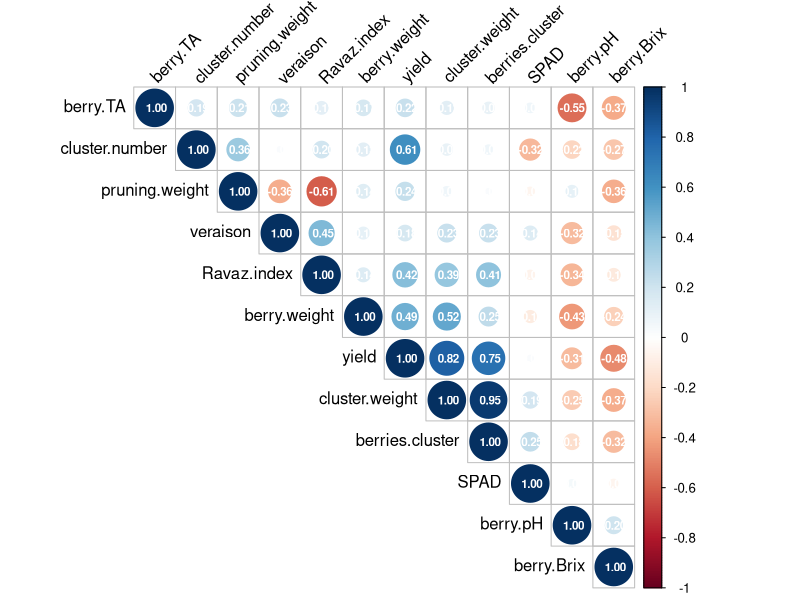
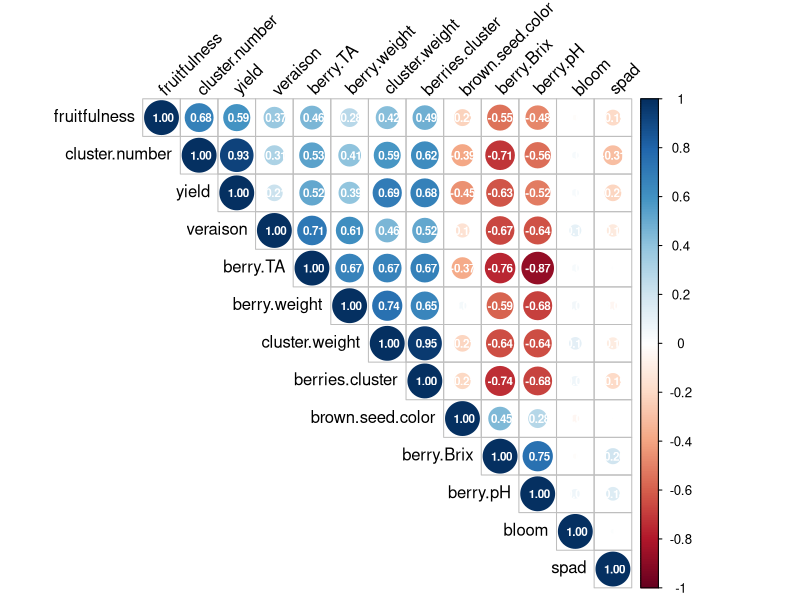
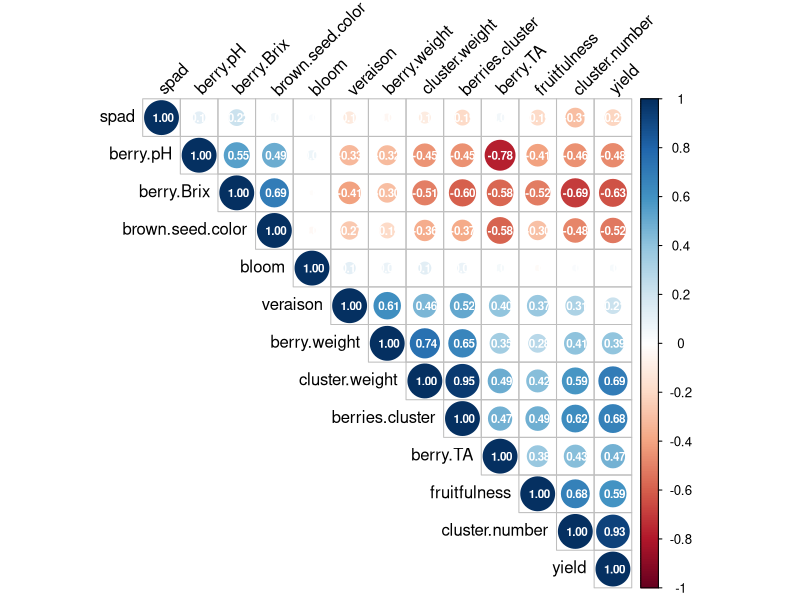

Write the R code that produced these figures, in order.
## ---- chunk 1
knitr::opts_chunk$set(echo = TRUE)
## ---- chunk 2
merlot2020 = read.csv("TanjaVoegel_Merlot_2020_data.csv")
merlot2019 = read.csv("TanjaVoegel_Merlot_2019_data.csv")
chardonnay2019 = read.csv("TanjaVoegel_Chardonnay_2019_data.csv")
chardonnay2020 = read.csv("TanjaVoegel_Chardonnay_2020_data.csv")

# removing extra columns
merlot2020 = merlot2020[-(61:65),]
merlot2020 = merlot2020[,-(19:20)]
merlot2019 = merlot2019[-(61:65),]
merlot2019 = merlot2019[,-18]

# encode row, treatment, block, and subsample as factor
chardonnay2019$row = as.factor(chardonnay2019$row)
chardonnay2019$treatment = as.factor(chardonnay2019$treatment)
chardonnay2019$block = as.factor(chardonnay2019$block)
chardonnay2019$subsample = as.factor(chardonnay2019$subsample)

chardonnay2020$row = as.factor(chardonnay2020$row)
chardonnay2020$treatment = as.factor(chardonnay2020$treatment)
chardonnay2020$block = as.factor(chardonnay2020$block)
chardonnay2020$subsample = as.factor(chardonnay2020$subsample)

merlot2019$row = as.factor(merlot2019$row)
merlot2019$treatment = as.factor(merlot2019$treatment)
merlot2019$block = as.factor(merlot2019$block)
merlot2019$subsample = as.factor(merlot2019$subsample)

merlot2020$row = as.factor(merlot2020$row)
merlot2020$treatment = as.factor(merlot2020$treatment)
merlot2020$block = as.factor(merlot2020$block)
merlot2020$subsample = as.factor(merlot2020$subsample)
## ---- chunk 3
print(chardonnay2020[0,])
## ---- chunk 4
print(merlot2019[0,])
print(merlot2020[0,])
## ---- chunk 5
c(mean(is.na(merlot2019$veraison)), mean(is.na(merlot2020$veraison)))
## ---- chunk 6
mean(is.na(merlot2020$bloom))
## ---- chunk 7
mean(is.na(merlot2020$yield))
## ---- chunk 8
mean(is.na(merlot2020$berry.Brix))
## ---- chunk 9
# load mice
library(mice)

# imputing veraison for merlot2019 using all responses (exclusing key, row and subsample)
predMatrix = matrix(rep(1,ncol(merlot2019)^2), ncol(merlot2019), ncol(merlot2019))
diag(predMatrix) = 0
predMatrix[,1] = 0
predMatrix[,4] = 0
predMatrix[,5] = 0
merlot2019mice = mice(data = merlot2019, predictorMatrix = predMatrix, seed = 1, method = "norm.predict")
## ---- chunk 10
# checking imputed values
merlot2019full_1 = complete(merlot2019mice, 1)
print(merlot2019full_1$veraison[is.na(merlot2019$veraison)])
## ---- chunk 11
# filling in zero for yield related entries
merlot2020$yield[is.na(merlot2020$yield)] = 0
merlot2020$cluster.weight[is.na(merlot2020$cluster.weight)] = 0
merlot2020$berries.cluster[is.na(merlot2020$berries.cluster)] = 0
merlot2020$berry.weight[is.na(merlot2020$berry.weight)] = 0

# imputation for merlot2020 using all responses (excluding key, row and subsample)
predMatrix = matrix(rep(1,ncol(merlot2020)^2), ncol(merlot2020), ncol(merlot2020))
diag(predMatrix) = 0
predMatrix[,1] = 0
predMatrix[,4] = 0
predMatrix[,5] = 0
merlot2020mice = mice(data = merlot2020, predictorMatrix = predMatrix, seed = 1, method = "norm.predict")

# imputation for merlot2020 not using yield related columns (also excluding key, row and subsample)
predMatrix[,c(11,14)] = 0
merlot2020miceNoYield = mice(data = merlot2020, predictorMatrix = predMatrix, seed = 1, method = "norm.predict")
## ---- chunk 12
# checking imputed values
merlot2020full_1 = complete(merlot2020mice, 1)

print("veraison")
print(merlot2020full_1$veraison[is.na(merlot2020$veraison)])

print("berry Brix")
print(merlot2020full_1$berry.Brix[is.na(merlot2020$berry.Brix)])

print("berry pH")
print(merlot2020full_1$berry.pH[is.na(merlot2020$berry.pH)])

print("berry TA")
print(merlot2020full_1$berry.TA[is.na(merlot2020$berry.TA)])

print("brown seed color")
print(merlot2020full_1$brown.seed.color[is.na(merlot2020$brown.seed.color)])
## ---- chunk 13
# checking imputed values
merlot2020full_1 = complete(merlot2020miceNoYield, 1)

print("veraison")
print(merlot2020full_1$veraison[is.na(merlot2020$veraison)])

print("berry Brix")
print(merlot2020full_1$berry.Brix[is.na(merlot2020$berry.Brix)])

print("berry pH")
print(merlot2020full_1$berry.pH[is.na(merlot2020$berry.pH)])

print("berry TA")
print(merlot2020full_1$berry.TA[is.na(merlot2020$berry.TA)])

print("brown seed color")
print(merlot2020full_1$brown.seed.color[is.na(merlot2020$brown.seed.color)])
## ---- chunk 14
merlot2019$veraison[is.na(merlot2019$veraison)] = 0

merlot2020$veraison[is.na(merlot2020$veraison)] = 0

predMatrix = matrix(rep(1,ncol(merlot2020)^2), ncol(merlot2020), ncol(merlot2020))
diag(predMatrix) = 0
predMatrix[,1] = 0
predMatrix[,4] = 0
predMatrix[,5] = 0
merlot2020mice = mice(data = merlot2020, predictorMatrix = predMatrix, seed = 1, method = "norm.predict")

predMatrix[,c(11,14)] = 0
predMatrix[,9] = 0
merlot2020miceNoZero = mice(data = merlot2020, predictorMatrix = predMatrix, seed = 1, method = "norm.predict")
## ---- chunk 15
merlot2019 # this is now complete
complete(merlot2020mice, 1) # first (out of 5) imputed data set for merlot2020 using all responses including the filled-in zeros
complete(merlot2020miceNoZero, 1) # first (out of 5) imputed data set for merlot2020 without the filled-in zeros
## ---- chunk 16
library(tidyverse)
library(corrplot)
## ---- chunk 17
char2019.resp <- select(chardonnay2019,(-1:-5))
cor(char2019.resp)
## ---- chunk 18
char2019.resp <- select(chardonnay2020, (-1:-5))
cor(char2019.resp)
## ---- chunk 19
merlot2019.resp <- select(merlot2019,(-1:-5))

cor<-cor(merlot2019.resp)
corrplot(cor,type = "upper", order = "hclust", tl.col = "black", tl.srt = 45, addCoef.col="white", number.cex=0.7)
cor
## ---- chunk 20
merlot2020mice.resp <- select(complete(merlot2020mice, 1),(-1:-5))
cor<-cor(merlot2020mice.resp)
corrplot(cor,type = "upper", order = "hclust", tl.col = "black", tl.srt = 45, addCoef.col="white", number.cex=0.7)
cor
## ---- chunk 21
merlot2020nozero.resp <- select(complete(merlot2020miceNoZero, 1),(-1:-5))
cor<-cor(merlot2020nozero.resp)
corrplot(cor,type = "upper", order = "hclust", tl.col = "black", tl.srt = 45, addCoef.col="white", number.cex=0.7)
cor
